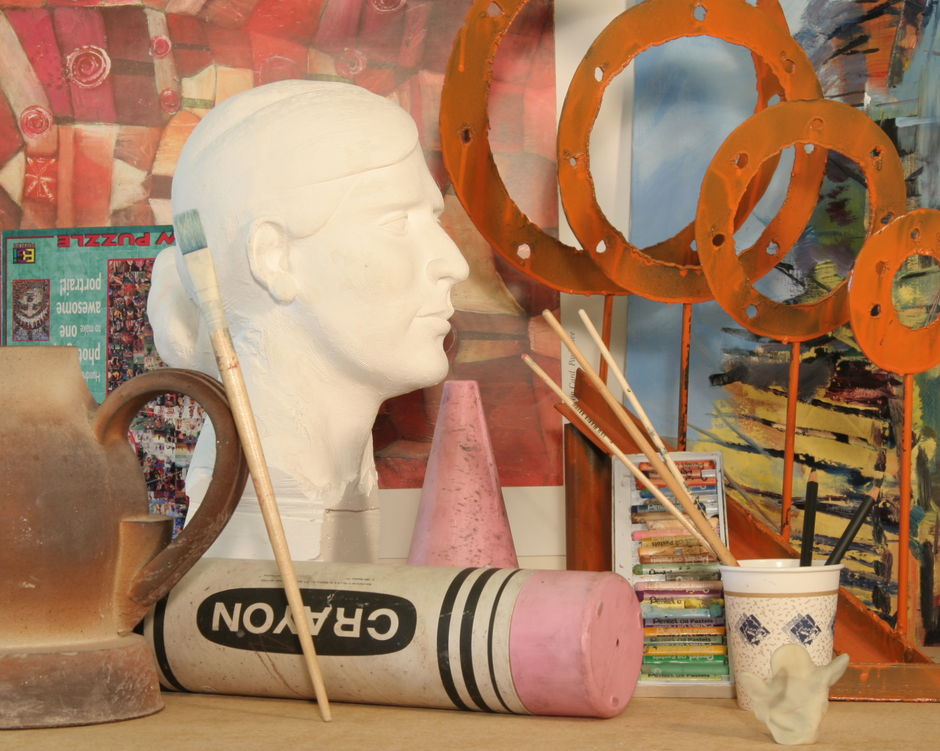
#> input picture data/inpainting/6_col.png, 940 x 751 px, shrunk from 1390 x 1110 before the run
$ jupyter execute segment.ipynb
#> lines starting #> are read from the running program, lines starting #| are printed output that depends on the picture; after the words box and inside, x2 and y2 are one past the last pixel; in counts of white or black regions, pixels touching at a corner belong together
## Segment Image

[cell 1]
import numpy as np
import cv2
from matplotlib import pyplot as plt
img = cv2.imread('data/inpainting/6_col.png')
#> img is the input picture: shape (751, 940, 3); mean B, G, R 97, 126.3, 165
gray = cv2.cvtColor(img,cv2.COLOR_BGR2GRAY)
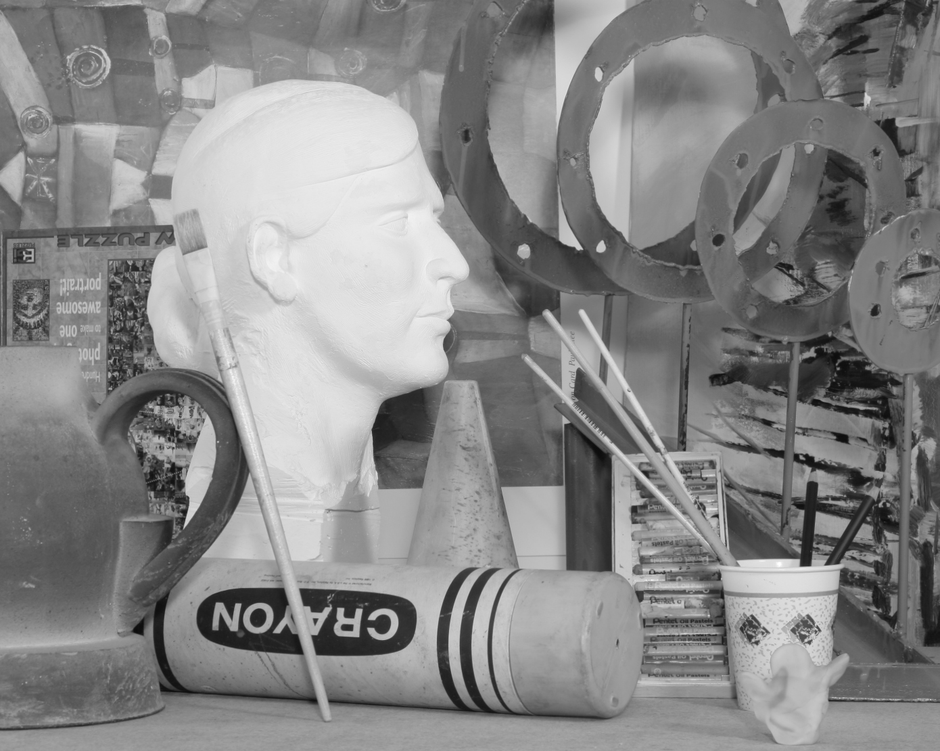
#> gray: shape (751, 940); min 11, max 255, mean 134.5
ret, thresh = cv2.threshold(gray,0,255,cv2.THRESH_BINARY_INV+cv2.THRESH_OTSU)
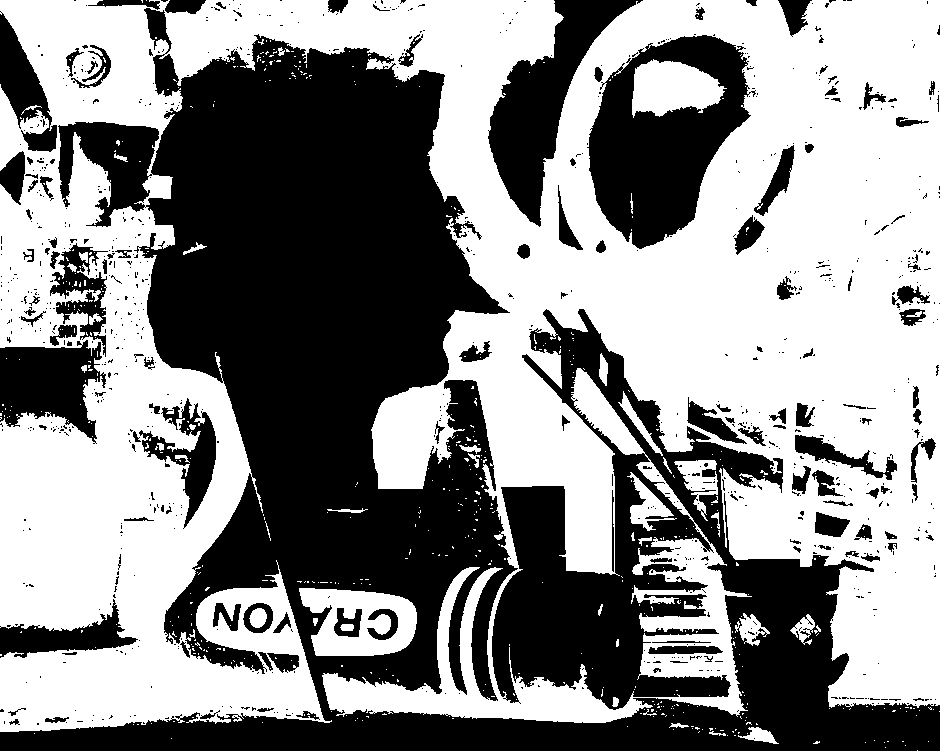
#> thresh: shape (751, 940); 54.6% white; 857 black regions (726 under 20 px), largest, box (x1, y1, x2, y2) and area: (0, 8, 940, 751) 248500, (587, 35, 756, 249) 19580, (488, 0, 643, 227) 11683
#> ret = 138

$ run again, with data/inpainting/10_col.png copied over data/inpainting/6_col.png
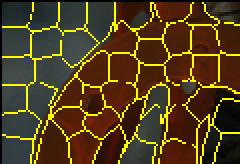
#> input picture data/inpainting/10_col.png, 120 x 82 px (shown 2 times larger)
#> img is the input picture: shape (82, 120, 3); mean B, G, R 23.5, 63.1, 82.3
#> `gray = cv2.cvtColor(img,cv2.COLOR_BGR2GRAY)`:
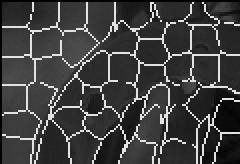
#> gray: shape (82, 120) (shown 2 times larger); min 0, max 226, mean 64.3
#> `ret, thresh = cv2.threshold(gray,0,255,cv2.THRESH_BINARY_INV+cv2.THRES..`:
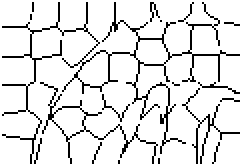
#> thresh: shape (82, 120) (shown 2 times larger); 88.8% white; black in thin lines or dots
#> ret = 78

$ run again, with data/inpainting/9_col.png copied over data/inpainting/6_col.png
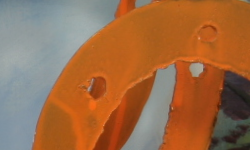
#> input picture data/inpainting/9_col.png, 250 x 150 px
#> img is the input picture: shape (150, 250, 3); mean B, G, R 71.8, 108, 157.7
#> `gray = cv2.cvtColor(img,cv2.COLOR_BGR2GRAY)`:
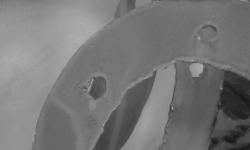
#> gray: shape (150, 250); min 22, max 173, mean 118.7
#> `ret, thresh = cv2.threshold(gray,0,255,cv2.THRESH_BINARY_INV+cv2.THRES..`:
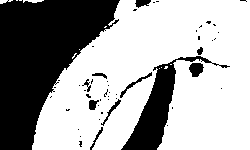
#> thresh: shape (150, 250); 64.3% white; 50 black regions (39 under 20 px), largest, box (x1, y1, x2, y2) and area: (0, 0, 120, 150) 10200, (121, 56, 230, 150) 2367, (189, 63, 204, 77) 155
#> ret = 125

$ run again, with data/inpainting/1.png copied over data/inpainting/6_col.png
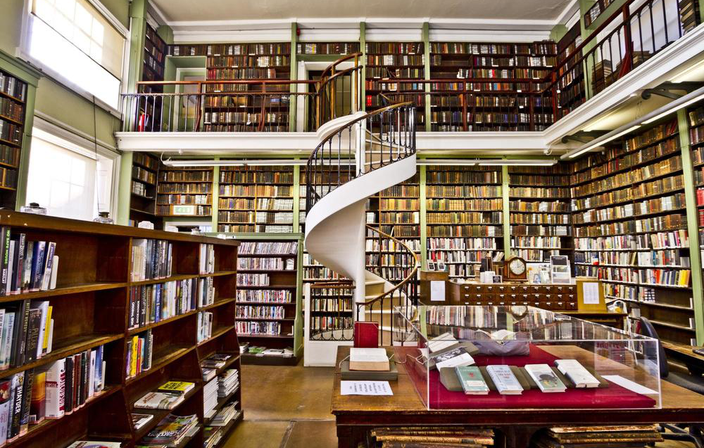
#> input picture data/inpainting/1.png, 704 x 448 px
#> img is the input picture: shape (448, 704, 3); mean B, G, R 88.9, 106, 128.4
#> `gray = cv2.cvtColor(img,cv2.COLOR_BGR2GRAY)`:
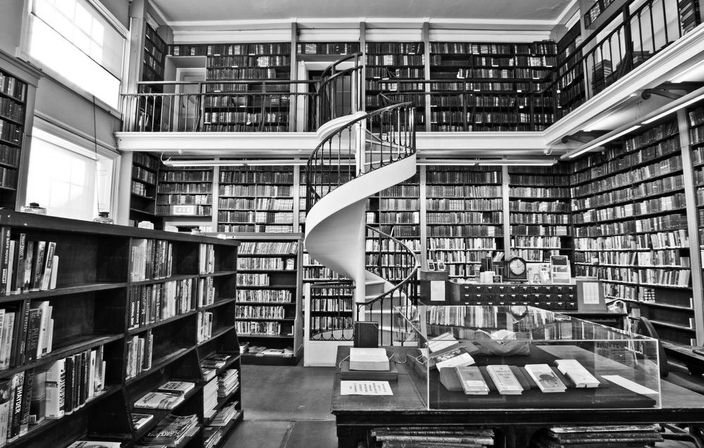
#> gray: shape (448, 704); min 0, max 255, mean 110.7
#> `ret, thresh = cv2.threshold(gray,0,255,cv2.THRESH_BINARY_INV+cv2.THRES..`:
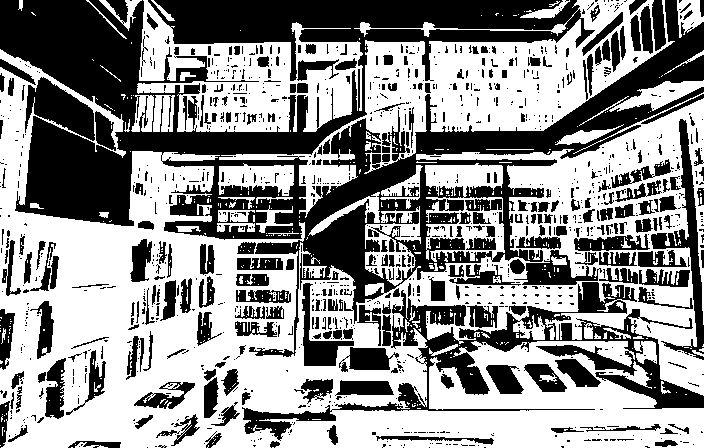
#> thresh: shape (448, 704); 56% white; 1221 black regions (937 under 20 px), largest, box (x1, y1, x2, y2) and area: (0, 0, 704, 357) 76861, (242, 282, 704, 441) 12796, (651, 119, 704, 360) 2721
#> ret = 118
